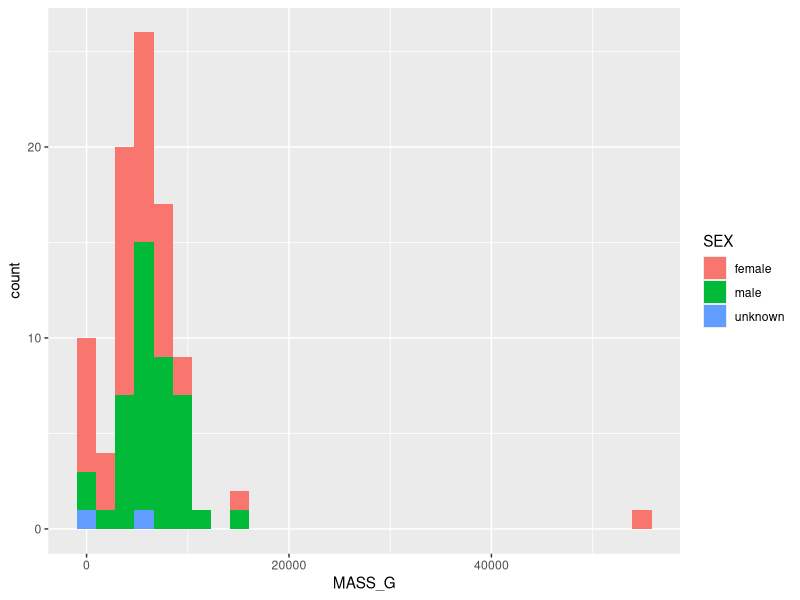
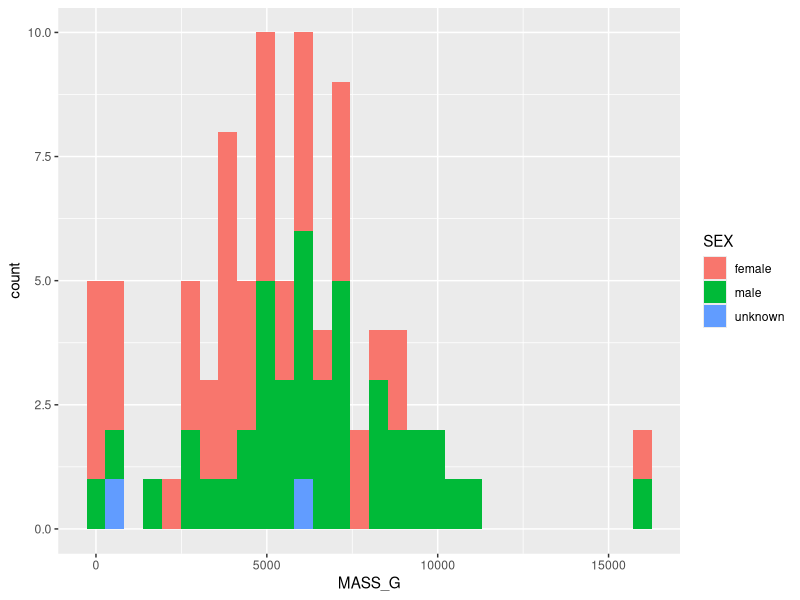
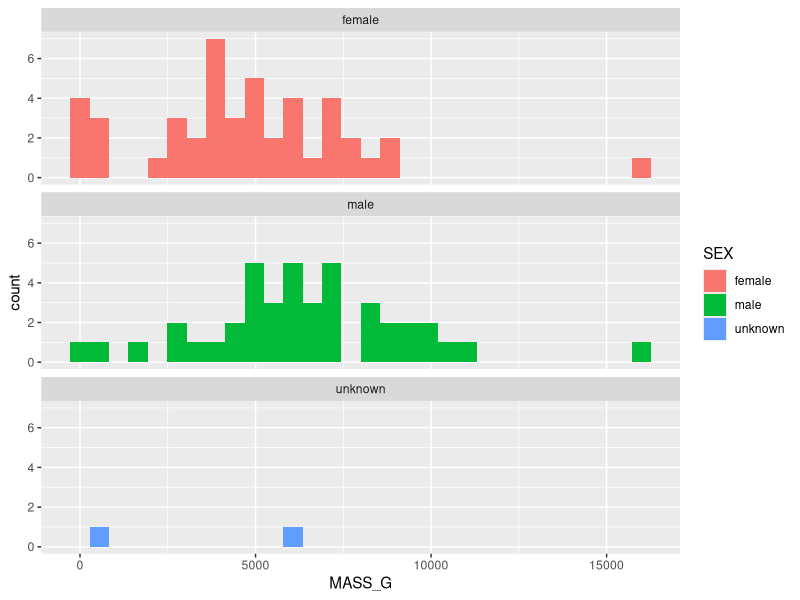
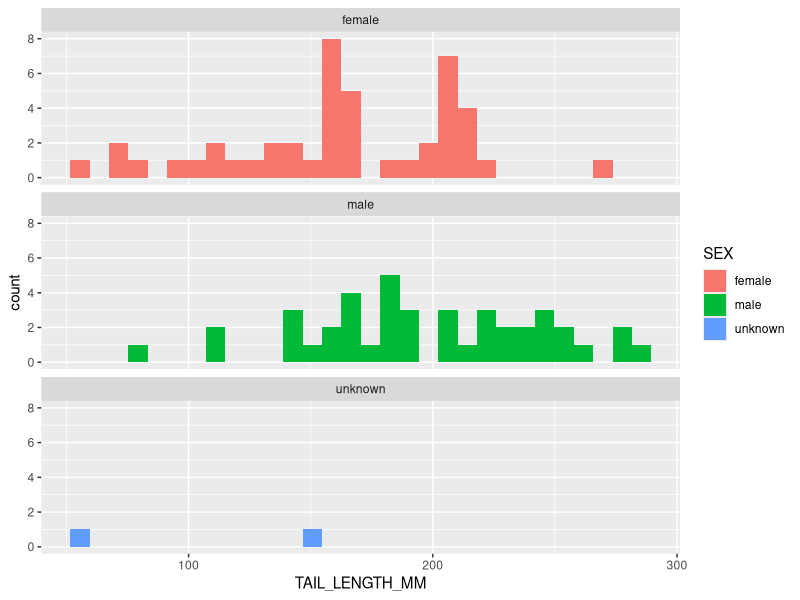
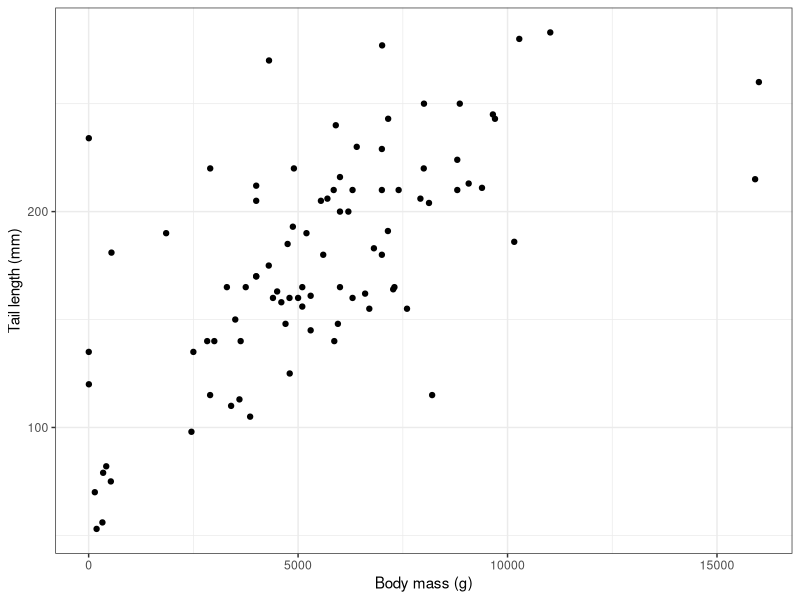
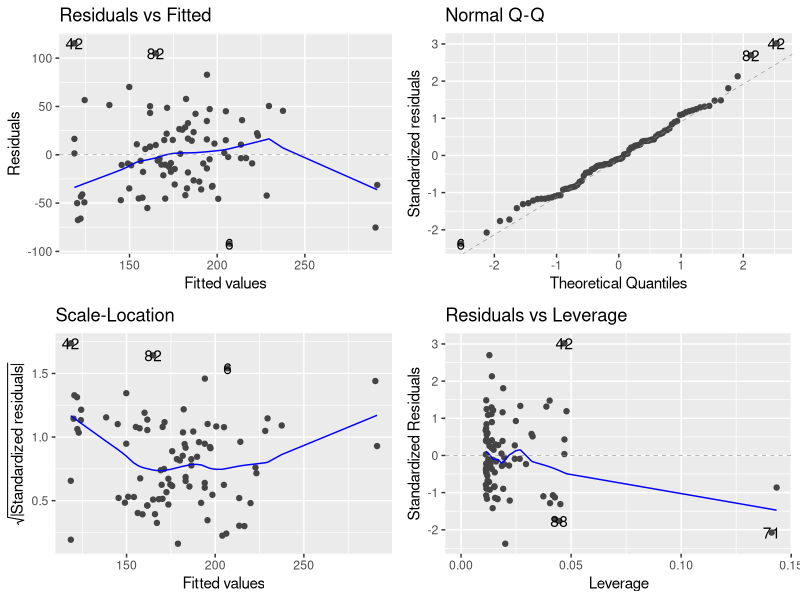
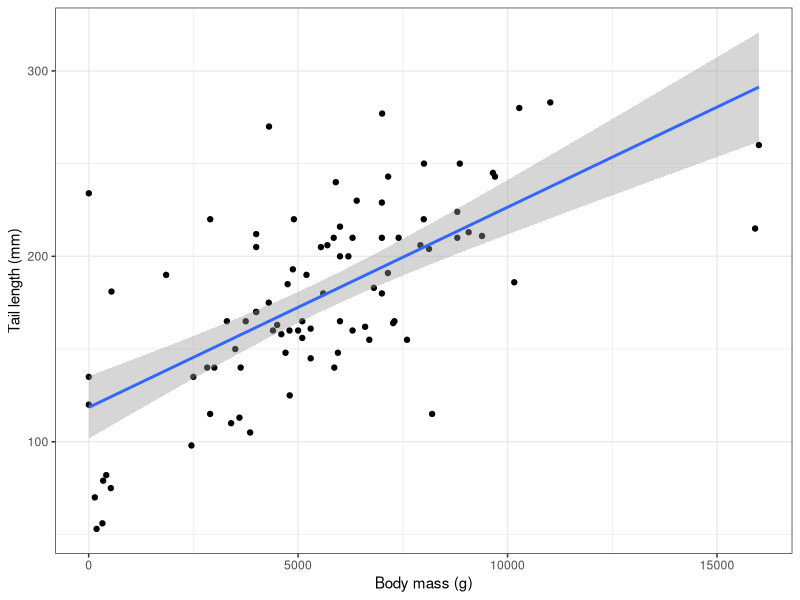

R code for these plots, in order:
## ---- chunk 1
rm(list = ls())
library(tidyverse)
library(here)
library(ggfortify)

porcs <- read_csv(here("Data/porcs_complete.csv"))
## ---- chunk 2

summary(porcs$MASS_G)#examine continuous variable

ggplot(porcs, aes(MASS_G, fill = SEX))+
  geom_histogram()
## ---- chunk 3
porcs <- porcs |>
  filter(MASS_G < 20000)
## ---- chunk 4
ggplot(porcs, aes(MASS_G, fill = SEX))+
  geom_histogram()
## ---- chunk 5
ggplot(porcs, aes(MASS_G, fill = SEX))+
  geom_histogram()+
  facet_wrap(~ SEX, ncol = 1)
## ---- chunk 6

summary(porcs$TAIL_LENGTH_MM)

ggplot(porcs, aes(TAIL_LENGTH_MM, fill = SEX))+
  geom_histogram()+
  facet_wrap(~SEX, ncol = 1)

## ---- chunk 7
ggplot(porcs, aes(MASS_G, TAIL_LENGTH_MM))+
  geom_point() + #for scatter plots
  labs(x = "Body mass (g)", y = "Tail length (mm)")+ #axis labels
  theme_bw() #black and white basic plot theme
## ---- chunk 8
porc_model <- lm(TAIL_LENGTH_MM ~ MASS_G, data = porcs)
## ---- chunk 9
autoplot(porc_model)
## ---- chunk 10
anova(porc_model)
## ---- chunk 11
summary(porc_model)
## ---- chunk 12
ggplot(porcs, aes(MASS_G, TAIL_LENGTH_MM))+
  geom_point() + #for scatter plots
  geom_smooth(method = "lm")+ #plot the regression line
  labs(x = "Body mass (g)", y = "Tail length (mm)")+ #axis labels
  theme_bw() #black and white basic plot theme
